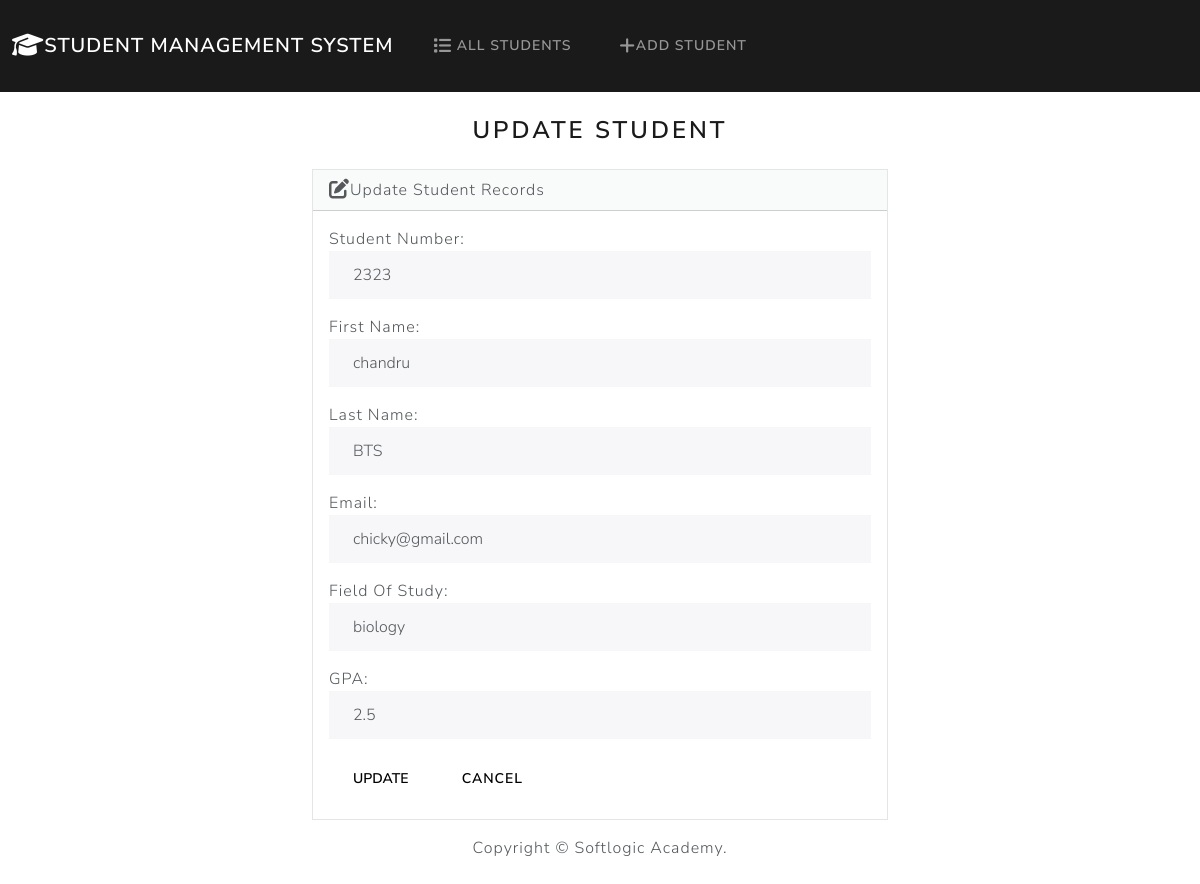
Page /edit/8 on the committed database.
### students/models.py (models this page shows, shortened)
class Students(models.Model):
    student_number = models.PositiveIntegerField()
    first_name = models.CharField(max_length=50)
    last_name = models.CharField(max_length=50)
    email = models.EmailField(max_length=100)
    field_of_study = models.CharField(max_length=50)
    gpa = models.FloatField()

### students/views.py (the view)
# urls.py: path('edit/<int:id>', views.edit, name='edit'),
def edit(request,id):
    if request.method == 'POST':
        student = Students.objects.get(pk=id)
        form = StudentForm(request.POST, instance=student)
        return render(request, 'students/edit.html',{
            'form': form,
            'success': True
        })
    else:
        student = Students.objects.get(pk=id)
        form = StudentForm(instance=student)
    return render(request,'students/edit.html',{
        'form': form
    })

### students/forms.py
class StudentForm(forms.ModelForm):
    class Meta:
        model = Students
        fields = ['student_number','first_name','last_name','email','field_of_study','gpa']
        labels = {
            'student_number':'Student Number',
            'first_name':'First Name',
            'last_name':'Last Name',
            'email':'Email',
            'field_of_study':'Field Of Study',
            'gpa':'GPA'
        }
        widgets = {
            'student_number': forms.NumberInput(attrs={'class': 'form-control'}),
            'first_name': forms.TextInput(attrs={'class': "form-control"}),
            'last_name': forms.TextInput(attrs={'class': "form-control"}),
            'email': forms.EmailInput(attrs={'class': "form-control"}),
            'field_of_study': forms.TextInput(attrs={'class': "form-control"}),
            'gpa': forms.NumberInput(attrs={'class': 'form-control'}),
        }

### students/templates/students/edit.html (shortened to what this page needs)
{% extends "students/base.html" %}
{% block body %}
    <h3 class="text-center m-4">Update Student</h3>
    {% if success %}
        <div class="alert alert-success" role="alert">
            The Student Information Updated Successfully.
            <a href="{% url 'index' %}" class="alert-link">Go To Home Page.</a>
        </div>
    {% else %}
        <div class="row justify-content-center">
            <div class="col-6">
                <div class="card bg-light mb-3">
                    <div class="card-header">
                        <i class="fa-solid fa-pen-to-square fa-lg"></i>Update Student Records
                    </div>
                    <div class="card-body">
                     <form action="" method="POST">
                        {{ form.as_p }}
                        <button type="submit" class="btn btn-secondary">Update</button>
                        <a href="{% url 'index' %}" class="btn btn-secondary">Cancel</a>
                     </form>
                    </div>
                </div>
            </div>
        </div>
    {% endif %}
{% endblock %}

### rows in the picture
Students: student_number "2323", first_name "chandru", last_name "BTS", email "chicky@gmail.com", field_of_study "biology", gpa "2.5"
